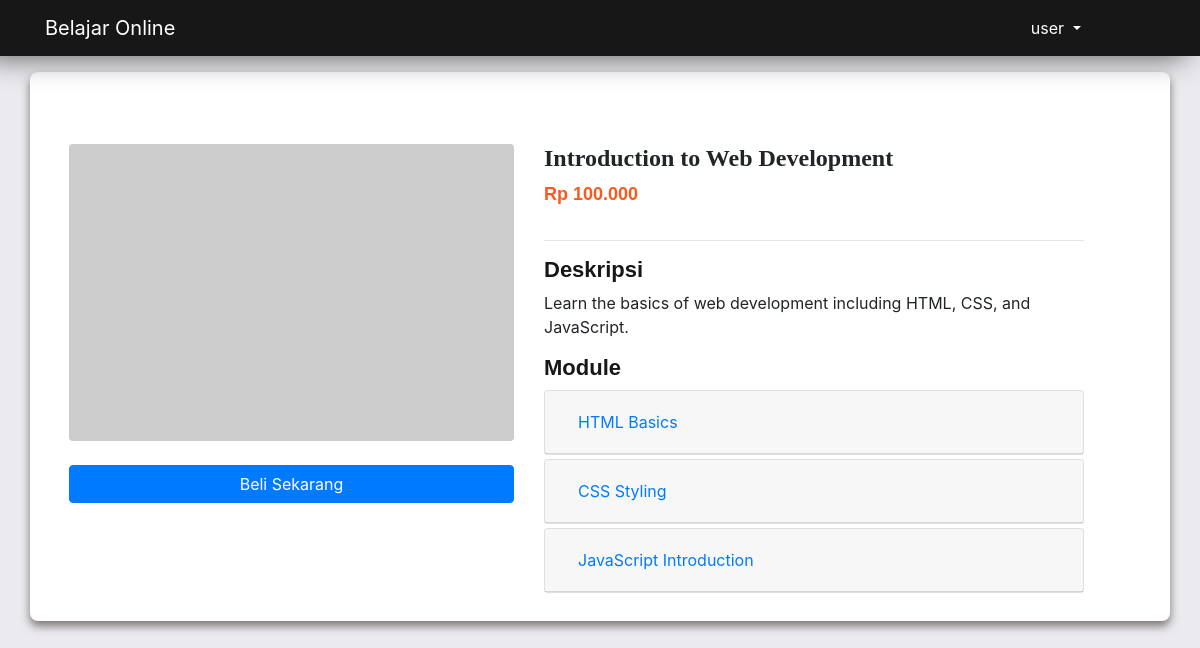
The app's page /page/course-detail.php?id=1 with its own data.
### tables this page shows
CREATE TABLE courses (
    id INT AUTO_INCREMENT PRIMARY KEY,
    title VARCHAR(255) NOT NULL,
    thumbnail VARCHAR(255) NOT NULL,
    description TEXT,
    point INT DEFAULT 0,
    price DECIMAL(10, 2) NOT NULL,
    status ENUM('draft', 'publish') DEFAULT 'draft',   
    created_at TIMESTAMP DEFAULT CURRENT_TIMESTAMP,
    updated_at TIMESTAMP DEFAULT CURRENT_TIMESTAMP ON UPDATE CURRENT_TIMESTAMP
);

CREATE TABLE modules (
    id INT AUTO_INCREMENT PRIMARY KEY,
    course_id INT NOT NULL,
    title VARCHAR(255) NOT NULL,
    created_at TIMESTAMP DEFAULT CURRENT_TIMESTAMP,
    updated_at TIMESTAMP DEFAULT CURRENT_TIMESTAMP ON UPDATE CURRENT_TIMESTAMP,
    FOREIGN KEY (course_id) REFERENCES courses(id) ON DELETE CASCADE
);

### page/course-detail.php (the view, shortened to what this page needs)
<!DOCTYPE html>
<html lang="en">
<head>
    <?php require "../app/init.php";
    include "../template/header.php" ?>
</head>
<body style="background:#EAEAEF">
    <?php include "../template/nav.php" ?>
    <?php
    $id = mysqli_real_escape_string($con, $_GET['id']);
    $sqlCourse = mysqli_query($con, "SELECT * FROM `courses`  WHERE `id`='$id' AND `status` ='publish'");
    $course = mysqli_fetch_assoc($sqlCourse);
    $sqlModules = mysqli_query($con, "SELECT * FROM `modules`  WHERE `course_id`='$id'");
    if (mysqli_num_rows($sqlCourse) === 1) {
        $bg = "main-page container mt-5 p-4 bg-white p-2";
    } else {
        $bg = "container bg-none";
    }
    ?>
    <div class="col-12 mb-2s  mt-2 p-3 ">
        <div class=" <?= $bg ?> ">
            <?php if (mysqli_num_rows($sqlCourse) === 1) { ?>
                <section class="single-product mt-5">
                    <div class="container">
                        <div class="row">
                            <div class="col-sm-5">
                                <figure class="figure">
                                    <img src="<?= $course['thumbnail'] ?>" class="figure-img img-fluid rounded">
                                </figure>
                                <a href="./checkout.php?id=<?= $course['id'] ?>" class="btn btn-primary col-12">Beli Sekarang</a>
                            </div>
                            <div class="col-sm-6">
                                <h4 class="nama-course"><?= $course['title']; ?></h4>
                                <p class="harga">Rp <?= number_format($course['price'], 0, ',', '.'); ?></p>
                                <div class="info">
                                    <div class="row">
                                        <div class="deskripsi col-12">
                                            <hr>
                                            <h5>Deskripsi</h5>
                                            <P><?= $course['description']; ?></P>
                                            <h5>Module</h5>
                                            <div class="accordion" id="accordionExample">
                                                <?php
                                                while ($module = mysqli_fetch_assoc($sqlModules)) { ?>
                                                    <div class="card mb-1">
                                                        <div class="card-header" id="heading<?= $module['id'] ?>">
                                                            <h2 class="mb-0">
                                                                <button class="btn btn-link btn-block text-left" type="button" data-toggle="collapse" data-target="#collapseOne<?= $module['id'] ?>" aria-expanded="true" aria-controls="collapseOne<?= $module['id'] ?>">
                                                                    <?= $module['title'] ?>
                                                                </button>
                                                            </h2>
                                                        </div>
                                                    </div>
                                                <?php } ?>
                                            </div>
                                        </div>
                                    </div>
                                </div>
                            </div>
                        </div>
                    </div>
                </section>
            <?php } ?>
        </div>
    </div>
</body>
</html>

### template/header.php (style rules this page uses)
body { background: #EAEAEF; }
.container h4 { font-family: "lora"; font-weight: bold; }
h5 { font-size: 22px; font-family: 'Gill Sans', 'Gill Sans MT', 'Calibri', 'Trebuchet MS', sans-serif; font-weight: 700; color: #171717; }
.main-page { border-radius: 8px; }
.harga { font-size: 18px; font-family: Arial; color: #FA591D; font-weight: 600; }

### page/course-detail.php (style rules this page uses)
.main-page { border-radius: 8px; box-shadow: 0px 5px 10px #7a7474; }
.container h4 { font-family: "lora"; font-weight: bold; }
h5 { font-size: 22px; font-family: 'Gill Sans', 'Gill Sans MT', 'Calibri', 'Trebuchet MS', sans-serif; font-weight: 700; color: #171717; }

### records on screen
courses: title "Introduction to Web Development", price "100.000", description "Learn the basics of web development including HTML, CSS, and JavaScript."
modules: title "HTML Basics"
modules: title "CSS Styling"
modules: title "JavaScript Introduction"
